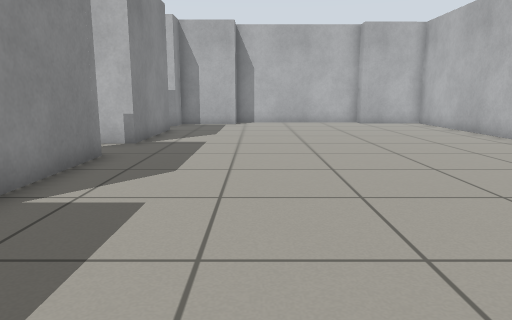
View 1 (above)

12 first-person views from a walk through a robot-simulator world made for Gazebo. The camera is 0.71 m above the floor, tilts 10° down and sees 70° across. The floor is counted in squares, 0.5 m on a side. Each view is taken from the middle of a square. On the plan, view 1 faces up. The plan holds only what a view shows up to about 16 squares ahead; the rest is blank.

View 2
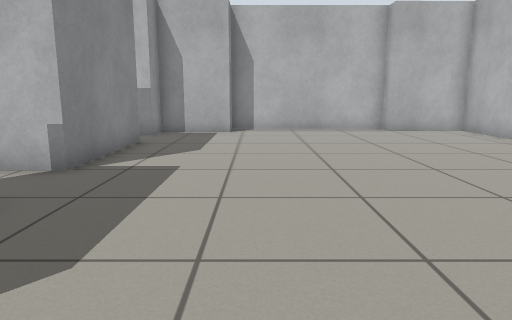

View 3
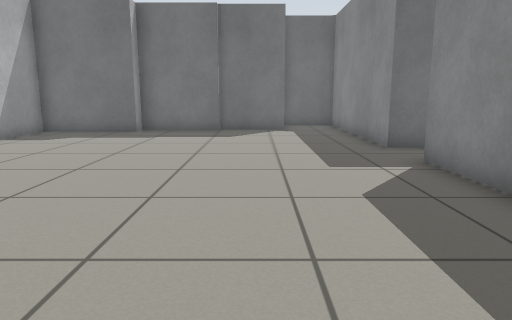

View 4
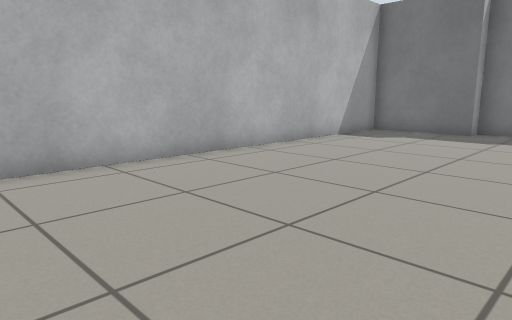

View 5
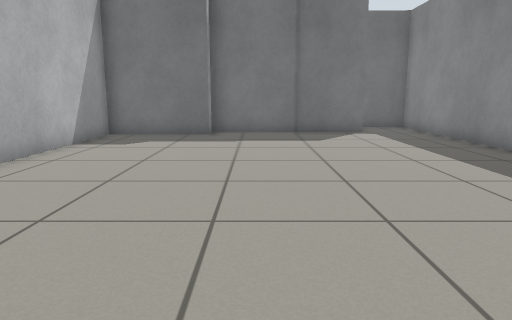

View 6
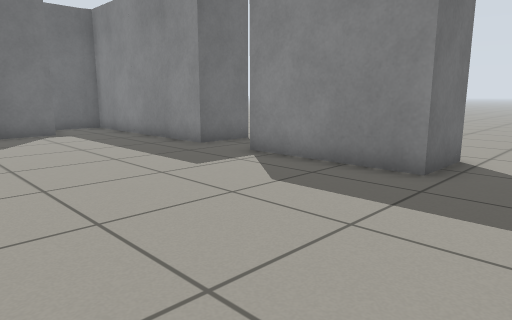

View 7
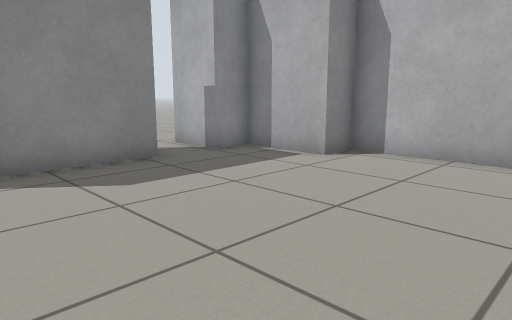

View 8
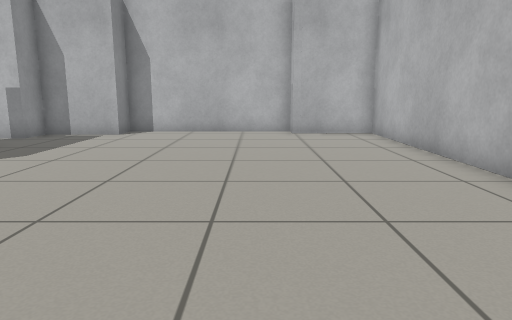

View 9
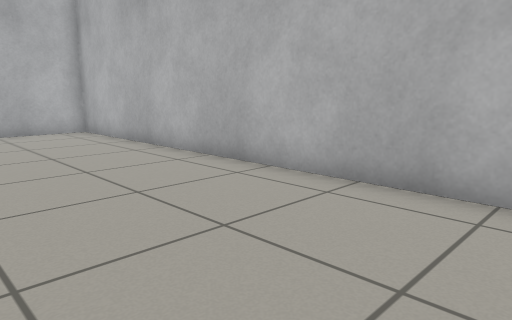

View 10
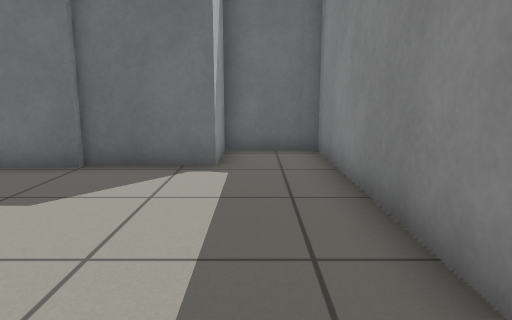

View 11
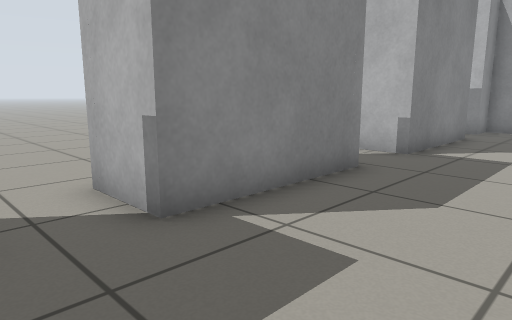

View 12
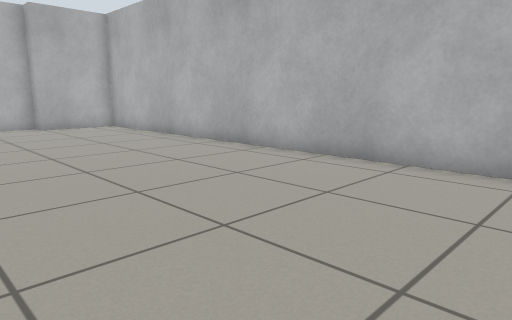

### Floor plan
Points are (right, up) in squares from view 1. A wall is a line through its corners. A room is listed if a view was taken in it or the views show most of it. See-through windows are left out.
Room 1 (views 1, 2, 3, 4, 5, 6, 7, 8, 9, 10, 11, 12)
walls: (-5.8, 8.6) (-3.7, 8.6) (-3.7, 4.1) (-5.7, 4.1); (-3.7, 15.4) (-3.7, 10.9) (-5, 10.9); (-5.8, 2) (-3.7, 2) (-3.7, -5.4) (-3.1, -5.6); (4.7, -2.5) (8.4, -2.5) (8.4, 18.9) (5.4, 18.9) (5.4, 19.6) (-1, 19.6) (-1, 18.4) (-3.7, 18.4) (-3.7, 17.2) (-5.8, 17.2); (1.5, -3.2) (4.7, -3.2); (-3.3, -5.6) (-1.2, -5.6) (-1.2, -3.4) (1.6, -3.4)
ways out: opening at (-4.5, 3); opening at (-4.5, 9.5); opening at (-4.5, 16)

Where each view was taken, in squares from view 1:
view 1: 0 up, 0 right, facing up
view 2: 4 up, 0 right, facing up
view 3: 12 up, 0 right, facing down
view 4: 12 up, 1 right, facing down-right
view 5: 11 up, 3 right, facing down
view 6: 11 up, 3 right, facing down-left
view 7: 11 up, 4 right, facing up-left
view 8: 5 up, 4 right, facing up
view 9: 4 up, 3 right, facing up-right
view 10: 4 up, 2 left, facing down
view 11: 2 up, 0 right, facing up-left
view 12: 2 up, 1 right, facing up-right
